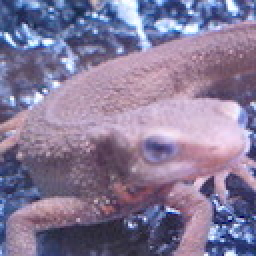
#> input picture input_image/imori.jpg, 128 x 128 px (shown 2 times larger)
$ python 44.py   (older library calls are emulated)
#> lines starting #> are read from the running program, lines starting #| are printed output that depends on the picture
import cv2
import numpy as np

def Bgr2Gray(img):
    out=img.copy()
    B=img[:,:,0].copy()
    G=img[:,:,1].copy()
    R=img[:,:,2].copy()

    Y=0.2126*R+0.7152*G+0.0722*B
    out=Y
    out=out.astype(np.uint8)
    return out

def gaussian_filter(img,K_size=5,sigma=1.4):
    if len(img.shape) == 3:
        H, W, C = img.shape
        gray = False
    else:
        img = np.expand_dims(img, axis=-1)
        H, W, C = img.shape
        gray = True

    ## Zero padding
    pad = K_size // 2
    out = np.zeros([H + pad * 2, W + pad * 2, C], dtype=np.float)
    out[pad: pad + H, pad: pad + W] = img.copy().astype(np.float)

    ## prepare Kernel
    K = np.zeros((K_size, K_size), dtype=np.float)
    for x in range(-pad, -pad + K_size):
        for y in range(-pad, -pad + K_size):
            K[y + pad, x + pad] = np.exp( - (x ** 2 + y ** 2) / (2 * (sigma ** 2)))
    K /= (2 * np.pi * sigma * sigma)
    K /= K.sum()

    tmp = out.copy()

    # filtering
    for y in range(H):
        for x in range(W):
            for c in range(C):
                out[pad + y, pad + x, c] = np.sum(K * tmp[y : y + K_size, x : x + K_size, c])

    out = np.clip(out, 0, 255)
    out = out[pad : pad + H, pad : pad + W]
    #out = out.astype(np.uint8)

    if gray:
        out = out[..., 0]

    return out

def sobel_fil(img):
    if len(img.shape)==3:
        H,W,C=img.shape
    else:
        H,W=img.shape
    #0パディング
    out=np.zeros((H+2,W+2),dtype=np.float)
    out[1:H+1,1:W+1]=img.copy().astype(np.uint8)
    #縦方向
    K1=[[1.,2.,1.],[0.,0.,0.],[-1.,-2.,-1.]]
    out_tate=out.copy()
    for h in range(1,H+1):
        for w in range(1,W+1):
            out_tate[h,w]=np.sum(out[h-1:h+2,w-1:w+2]*K1)
    out_tate=np.clip(out_tate,0,255)
    out_tate=out_tate[1:H+1,1:W+1].astype(np.uint8)
    #横方向
    K2=[[1.,0.,-1.],[2.,0.,-2.],[1.,0.,-1.]]
    out_yoko=out.copy()
    for h in range(1,H+1):
        for w in range(1,W+1):
            out_yoko[h,w]=np.sum(out[h-1:h+2,w-1:w+2]*K2)
    out_yoko=np.clip(out_yoko,0,255)
    out_yoko=out_yoko[1:H+1,1:W+1].astype(np.uint8)

    return out_tate,out_yoko

def make_edge(out_yoko,out_tate):
    #これがないとうまく行かない
    out_yoko=out_yoko.astype(np.float32)
    out_tate=out_tate.astype(np.float32)
    edge=np.sqrt(out_yoko**2+out_tate**2)
    out_yoko=np.maximum(out_yoko,1e-5)
    angle=np.arctan(out_tate/out_yoko)
    edge=np.clip(edge,0,255)
    return edge,angle

def ryosika(angle):
    angle=angle/np.pi*180
    angle[angle<-22.5]=180+angle[angle<-22.5]
    #angle=np.clip(angle,-22.5,157.5)
    #np.where(() & ()) : ()がないと失敗する。
    angle_out=np.zeros((angle.shape),dtype=np.uint8)
    angle_out[np.where((-22.5<angle) & (angle<=22.5))]=0
    angle_out[np.where((22.5<angle) & (angle<=67.5))]=45
    angle_out[np.where((67.5<angle) & (angle<=112.5))]=90
    angle_out[np.where((112.5<angle) & (angle<=157.5))]=135
    return angle_out

def NMS(angle,edge):
    H,W=angle.shape
    #edge=np.zeros((H+2,W+2,C),dtype=np.float32)
    #edge[1:H+1,1:W+1]=edge_o.copy()
    for y in range(H):
        for x in range(W):
            if angle[y,x]==0:
                if max(edge[y,x],edge[y,max(0,x-1)],edge[y,min(W-1,x+1)])!=edge[y,x]:
                    edge[y,x]=0
            elif angle[y,x]==45:
                if max(edge[y,x],edge[min(H-1,y+1),max(0,x-1)],edge[max(0,y-1),min(W-1,x+1)])!=edge[y,x]:
                    edge[y,x]=0
            elif angle[y,x]==90:
                if max(edge[y,x],edge[max(0,y-1),x],edge[min(H-1,y+1),x])!=edge[y,x]:
                    edge[y,x]=0
            elif angle[y,x]==135:
                if max(edge[y,x],edge[max(0,y-1),max(0,x-1)],edge[min(H-1,y+1),min(x+1,W-1)])!=edge[y,x]:
                    edge[y,x]=0
    #edge=edge[1:H+1,1:W+1]
    return edge

def hist(edge,HT=100,LT=20):
    H,W=edge.shape
    for y in range(H):
        for x in range(W):
            if edge[y,x]>=HT:
                edge[y,x]=255
            elif edge[y,x]<=LT:
                edge[y,x]=0
            else:
                if len(np.where(edge[max(0,y-1):min(H-1,y+2),max(0,x-1):min(W-1,x+2)]>HT)[0])>0:
                    edge[y,x]=255
    return edge


def Hough_step_1(edge):
    H,W=edge.shape
    rmax=np.round(np.sqrt(H**2+W**2)).astype(np.int)
    table=np.zeros((2*rmax,180),dtype=np.int)
    index=np.where(edge==255)
    #zip:短い方に合わせる
    for y,x in zip(index[0],index[1]):
        for t in range(180):
            the=t*np.pi/180
            rho=np.int(x*np.cos(the)+y*np.sin(the))
            table[rho+rmax,t]+=1
    table=table.astype(np.uint8)
    return table


img=cv2.imread("./input_image/imori.jpg").astype(np.float32)
img_2=Bgr2Gray(img)
#> in Bgr2Gray, `R=img[:,:,2].copy()`:
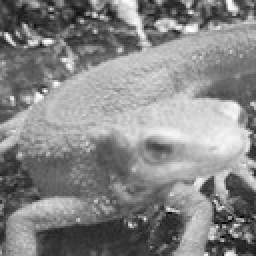
#> R: shape (128, 128) float32 (shown 2 times larger); min 0, max 255, mean 134.1
img_3=gaussian_filter(img_2)
#> after the loop in gaussian_filter, `for y in range(H):`:
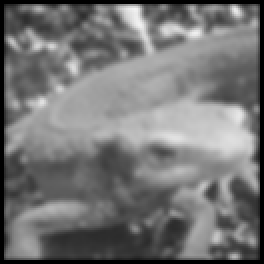
#> out: shape (132, 132, 1) float64 (shown 2 times larger); min 0, max 243.3, mean 117.2
fy,fx=sobel_fil(img_3)
#> after the loop in sobel_fil, `for h in range(1,H+1):`:
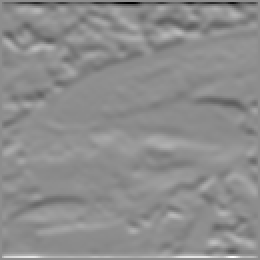
#> out_tate: shape (130, 130) float64 (shown 2 times larger); min -870, max 701, mean 0.6; drawn with min black and max white
#> after the loop in sobel_fil, `for h in range(1,H+1):`:
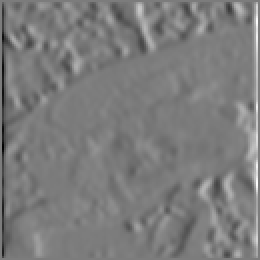
#> out_yoko: shape (130, 130) float64 (shown 2 times larger); min -581, max 611, mean 0; drawn with min black and max white
edge_o,angle_o=make_edge(fx,fy)
angle=ryosika(angle_o)
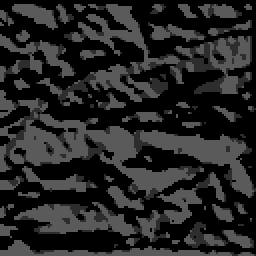
#> angle: shape (128, 128) (shown 2 times larger); min 0, max 90, mean 37.5
edge=NMS(angle,edge_o)
edge_hist=hist(edge)
#> after the loop in hist, `for y in range(H):`:
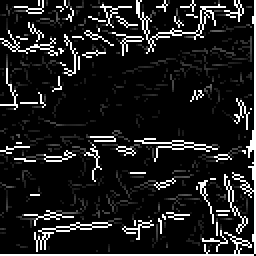
#> edge: shape (128, 128) float32 (shown 2 times larger); min 0, max 255, mean 29.9
#angle=angle.astype(np.uint8)
#edge=edge.astype(np.uint8)
hough=Hough_step_1(edge_hist)
#> in Hough_step_1, `index=np.where(edge==255)`: index = 1651 positions, rows 0 to 127, columns 0 to 127
#> the loop in Hough_step_1, `for y,x in zip(index[0],index[1]):` made 1651 passes
#> (y, x) on passes 1 to 3: (0, 19), (0, 21), (0, 32)
#> after the loop in Hough_step_1, `for y,x in zip(index[0],index[1]):`:
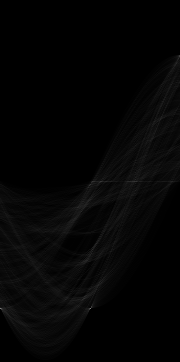
#> table: shape (362, 180) int64; min 0, max 127, mean 4.6
#cv2.imwrite("./output_image/output42_1.jpg",angle)
cv2.imwrite("./output_image/output44.jpg",hough)
cv2.imshow("result1",hough)
cv2.waitKey(0)
cv2.destroyAllWindows()

$ run again, with input_image/madara.jpg copied over input_image/imori.jpg
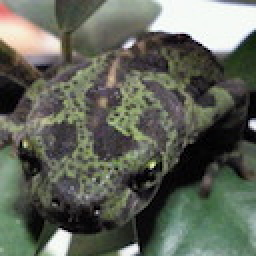
#> input picture input_image/madara.jpg, 128 x 128 px (shown 2 times larger)
#> after the loop in hist, `for y in range(H):`:
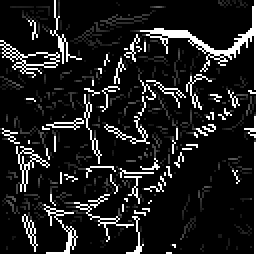
#> edge: shape (128, 128) float32 (shown 2 times larger); min 0, max 255, mean 31.7
#> index = 1783 positions, rows 0 to 127, columns 0 to 127
#> the loop in Hough_step_1, `for y,x in zip(index[0],index[1]):` made 1783 passes
#> (y, x) on passes 1 to 3: (0, 27), (0, 127), (1, 27)
#> after the loop in Hough_step_1, `for y,x in zip(index[0],index[1]):`:
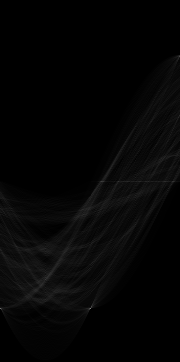
#> table: shape (362, 180) int64; min 0, max 128, mean 4.9

$ run again, with input_image/thorino.jpg copied over input_image/imori.jpg
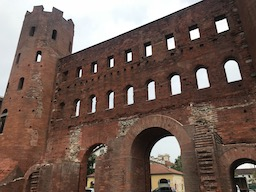
#> input picture input_image/thorino.jpg, 256 x 192 px
#> after the loop in hist, `for y in range(H):`:
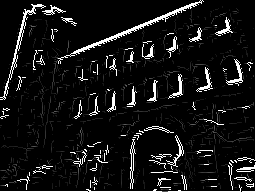
#> edge: shape (192, 256) float32; min 0, max 255, mean 21.7
#> index = 3643 positions, rows 0 to 191, columns 0 to 255
#> the loop in Hough_step_1, `for y,x in zip(index[0],index[1]):` made 3643 passes
#> (y, x) on passes 1 to 3: (0, 200), (0, 202), (0, 255)
#> after the loop in Hough_step_1, `for y,x in zip(index[0],index[1]):`:
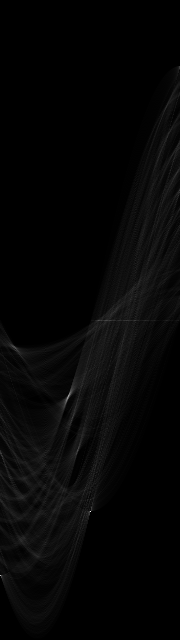
#> table: shape (640, 180) int64; min 0, max 248, mean 5.7
